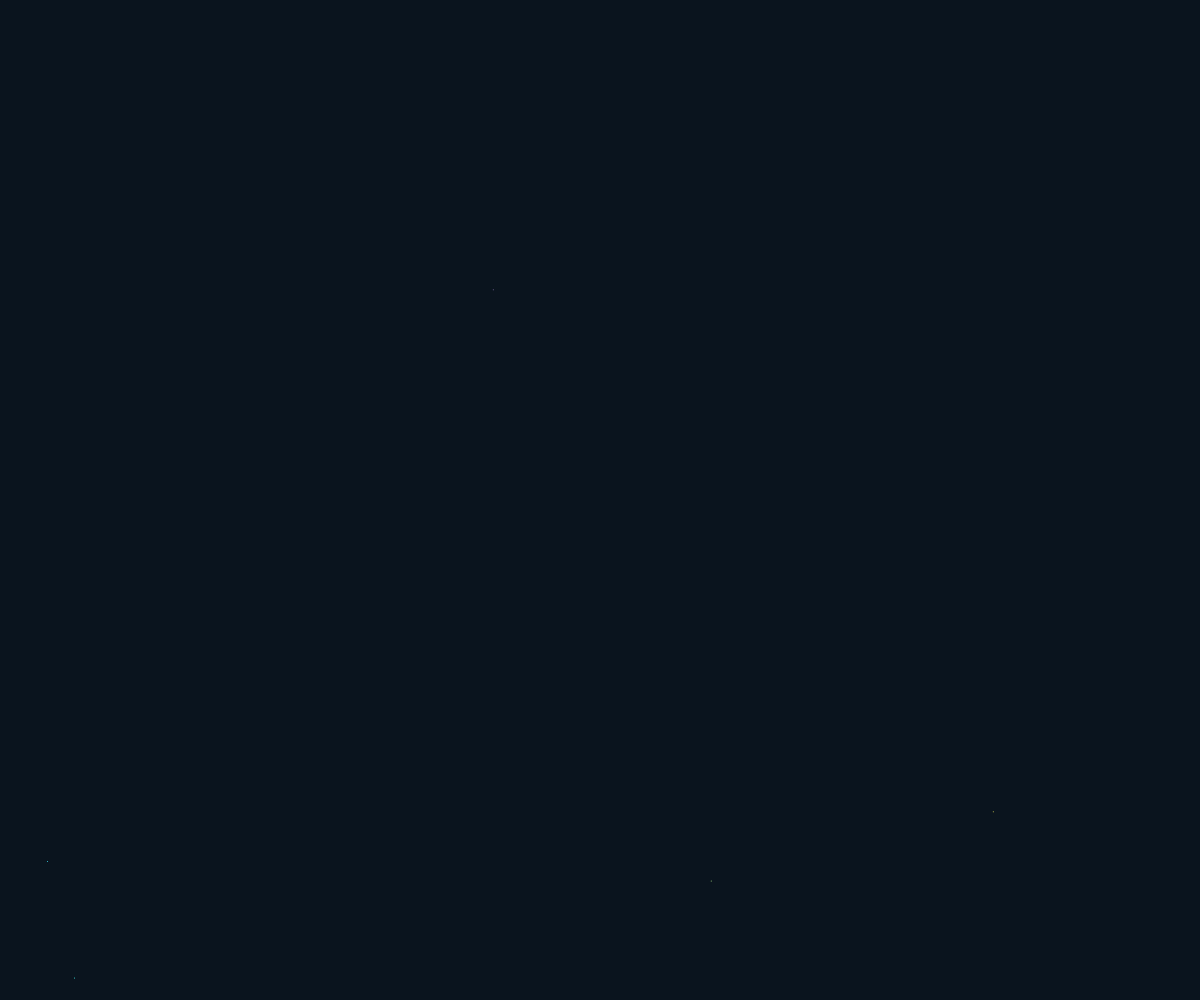
Frame 1 (no input)
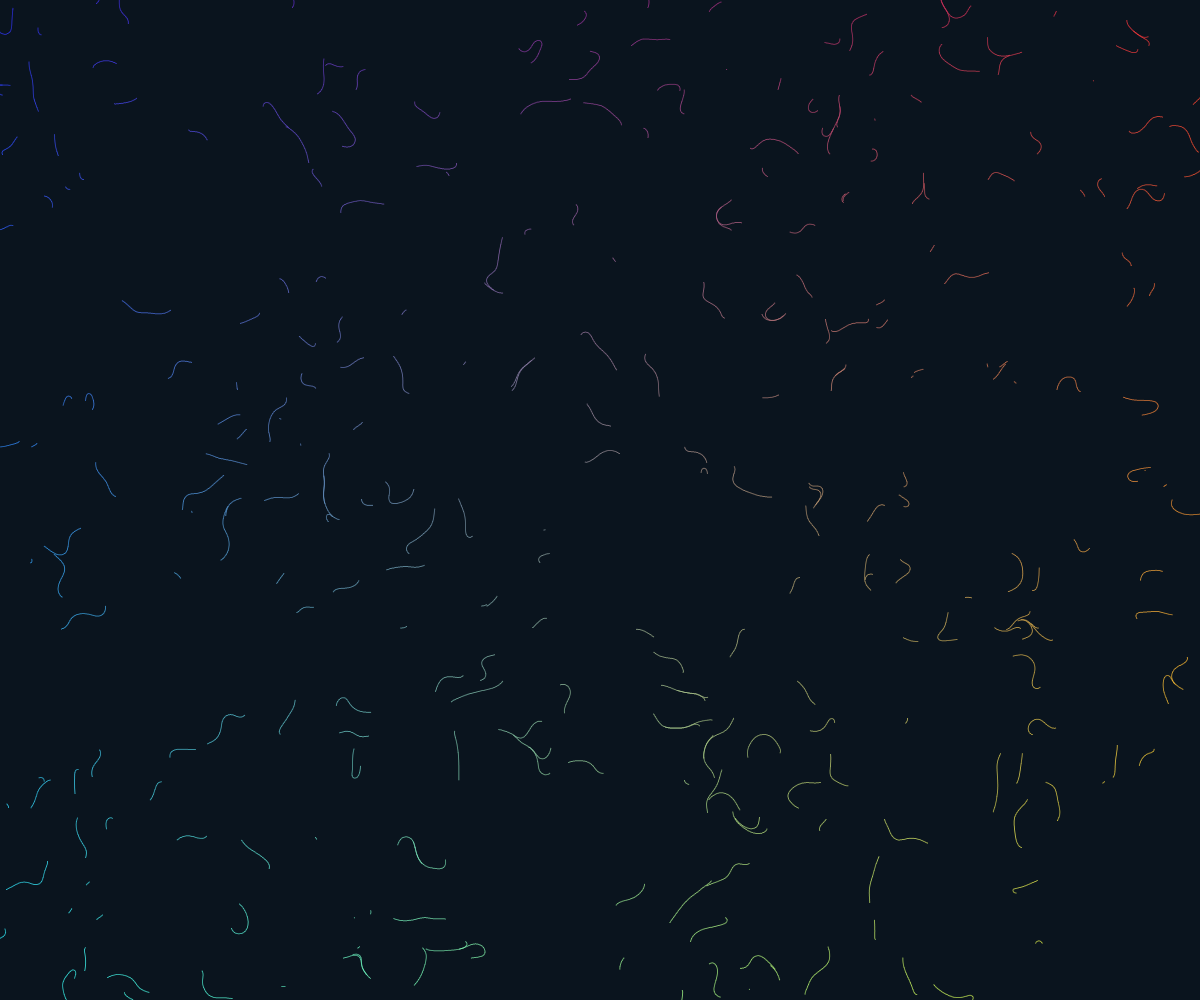
Frame 60 (no input)
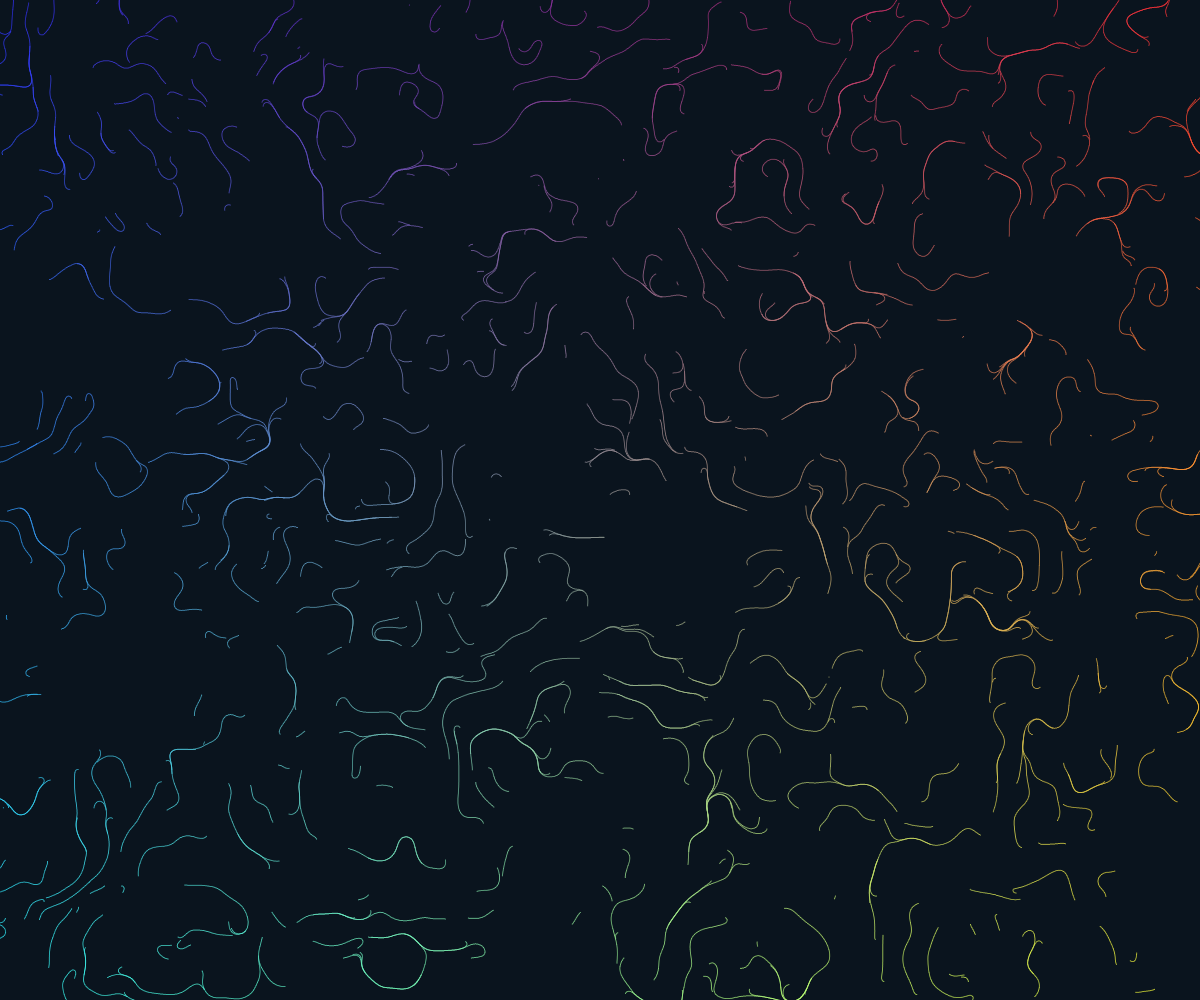
Frame 120 (the mouse pressed at the canvas centre since frame 60)

The p5.js sketch that drew these frames (run headless with seeded random() and noise() and a simulated clock; from frame 60 on, the mouse is pressed at the canvas centre):

// p5.js sketch
// ── sketch.js
var points = [];

function setup() {
    createCanvas(windowWidth, windowHeight);
    background(10, 20, 30);
    angleMode(DEGREES);
    //noiseDetail(1);

    var density = random(50, 150);
    var gap = width / density;

    //create starting points
    for (var x = 0; x < width; x += gap) {
        for (var y = 0; y < innerHeight; y += gap) {
            // use random variation to make the grid less obvious
            var p = createVector(x + random(-10, 10), y + random(-10, 10));
            points.push(p);
        }
    }

    // to randomize the lines (that are drawn one-by-one), shuffle the point array
    shuffle(points, true);
    // use with noise method to control rate of lines
    rate = random(0.005, 0.01); 
}

function draw() {
    noStroke();
    //fill(255);

    // to draw the lines one at a time, set a "max" (or *n at a time)
    if(frameCount * 5 <= points.length) {
        var max = frameCount * 5;
    } else {
        var max = points.length;
    }

    for(var i = 0; i < max; i++) {
        var r = map(points[i].x, 0, width, 50, 255);
        var g = map(points[i].y, 0, height, 50, 255);
        var b = map(points[i].x, 0, width, 255, 50);
        fill(r, g, b);

        // angle that each point will move
        var angle = map(noise(points[i].x * rate, points[i].y * rate), 0, 1, 0, 5000);
        // add vector to each point based on angle
        points[i].add(createVector(cos(angle), sin(angle)));

        // draw a point at each part of the grid
        ellipse(points[i].x, points[i].y, 1);
    }
}
